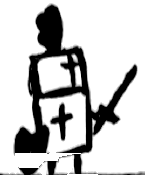
#> input picture assets/units/infantry.png, 145 x 175 px
$ python simplify_sprite.py ../assets/units/infantry.png --out out.png
#> lines starting #> are read from the running program, lines starting #| are printed output that depends on the picture; after the words box and inside, x2 and y2 are one past the last pixel; in counts of white or black regions, pixels touching at a corner belong together
#!/usr/bin/env python3
"""Đơn giản hoá sprite AI (nhiều chi tiết) thành vài mảng màu lớn, viền đen dày, nền trong suốt.

  python3 tools/simplify_sprite.py <ảnh> --out assets/units/infantry.png [--height 160] [--colors 7]
         [--flip] [--team 3,4] [--team-hue blue|red|both] [--preview palette.png]

Các bước:
  1. bỏ nền trắng (flood fill từ mép), cắt sát, thu nhỏ về --height (chống nhiễu ô cờ của AI);
  2. làm mịn giữ cạnh (mean-shift) để các mảng cùng màu hoà vào nhau;
  3. gộp về --colors màu bằng k-means trong không gian Lab;
  4. bỏ đốm: mảnh nhỏ hơn --min-area bị nuốt vào mảng lớn kế bên;
  5. viền đen dày quanh hình bóng.
  --team: các cụm màu (đánh số theo ảnh --preview) sẽ đổi sang màu phe (xanh dương / đỏ), giữ độ sáng.
  --team-hue both sinh luôn hai bản <out>_blue.png và <out>_red.png (tên human_/orc_ nếu dùng --pair).

Yêu cầu: opencv-python-headless, pillow, numpy, scipy.
"""
import argparse, colorsys, os
import numpy as np
import cv2
from PIL import Image
from scipy import ndimage as ndi

INK = np.array([27, 27, 27], np.uint8)
TEAM_HUE = {"blue": 0.60, "red": 0.01}


def remove_bg(rgb, holes=0, checker=False):
    """Bỏ nền nối với mép ảnh. Nền trắng thường; checker=True cho ảnh có ô cờ "giả trong suốt" vẽ sẵn
    (các ô trắng và xám nhạt trung tính). holes>0: bỏ luôn vùng nền kín có diện tích >= holes px."""
    if checker:
        near_white = (rgb.min(2) > 190) & ((rgb.max(2) - rgb.min(2)) < 16)
    else:
        near_white = rgb.min(2) > 235
    lab, n = ndi.label(near_white)
    border = set(np.unique(np.concatenate([lab[0], lab[-1], lab[:, 0], lab[:, -1]]))) - {0}
    bg = np.isin(lab, list(border))
    if holes:
        sizes = ndi.sum(near_white, lab, range(1, n + 1))
        for i, sz in enumerate(sizes, 1):
            if sz >= holes:
                bg |= lab == i
    return ndi.binary_opening(~bg, iterations=1)


def crop_resize(rgb, alpha, height, flip):
    ys, xs = np.where(alpha)
    y0, y1, x0, x1 = ys.min(), ys.max() + 1, xs.min(), xs.max() + 1
    rgb, alpha = rgb[y0:y1, x0:x1], alpha[y0:y1, x0:x1]
    if flip:
        rgb, alpha = rgb[:, ::-1], alpha[:, ::-1]
    s = height / rgb.shape[0]
    w = max(1, int(round(rgb.shape[1] * s)))
    rgb = cv2.resize(rgb, (w, height), interpolation=cv2.INTER_AREA)
    a = cv2.resize(alpha.astype(np.uint8) * 255, (w, height), interpolation=cv2.INTER_AREA) > 127
    return rgb, a


def quantize(rgb, alpha, k, sp=5, sr=16, merge_de=9.0):
    sm = cv2.pyrMeanShiftFiltering(np.ascontiguousarray(rgb), sp=sp, sr=sr)
    lab = cv2.cvtColor(sm, cv2.COLOR_RGB2LAB).astype(np.float32)
    px = lab[alpha]
    crit = (cv2.TERM_CRITERIA_EPS + cv2.TERM_CRITERIA_MAX_ITER, 40, 0.5)
    _, labels, centers = cv2.kmeans(px, k, None, crit, 4, cv2.KMEANS_PP_CENTERS)
    out = np.full(alpha.shape, -1, np.int32)
    out[alpha] = labels.ravel()
    pal = cv2.cvtColor(centers.astype(np.uint8).reshape(1, -1, 3), cv2.COLOR_LAB2RGB).reshape(-1, 3)
    # gộp các cụm gần nhau (ΔE nhỏ): đỡ phí màu cho hai sắc gần đen / gần trắng
    parent = list(range(k))
    for i in range(k):
        for j in range(i + 1, k):
            if np.linalg.norm(centers[i] - centers[j]) < merge_de:
                parent[j] = parent[i]
    remap = {c: n for n, c in enumerate(sorted(set(parent)))}
    out2 = out.copy()
    for old in range(k):
        out2[out == old] = remap[parent[old]]
    keep = sorted(set(parent))
    return out2, pal[keep]


def despeckle(lab, alpha, min_area, passes=2):
    for _ in range(passes):
        # lọc đa số 3x3 để bỏ nhiễu 1px
        mode = lab.copy()
        for c in np.unique(lab[alpha]):
            pass
        k = lab.max() + 1
        cnt = np.stack([ndi.uniform_filter((lab == c).astype(np.float32), 3) for c in range(k)])
        maj = cnt.argmax(0)
        mode[alpha] = maj[alpha]
        lab = mode
        # nuốt mảnh nhỏ vào mảng kế bên
        for c in range(k):
            comp, n = ndi.label(lab == c)
            for i in range(1, n + 1):
                m = comp == i
                if m.sum() >= min_area:
                    continue
                ring = ndi.binary_dilation(m, iterations=2) & ~m & alpha
                if ring.any():
                    vals = lab[ring]
                    lab[m] = np.bincount(vals[vals >= 0]).argmax() if (vals >= 0).any() else c
    return lab


TEAM_RGB = {"blue": (58, 120, 216), "red": (216, 64, 47)}   # đúng màu phe trong game (FACTIONS.fill)


def recolor_team(pal, team_idx, name):
    """Đổi các cụm vải sang màu phe của game. Cụm sáng nhất lấy đúng màu phe, các cụm tối hơn
    giữ tương quan sáng tối (để nếp vải vẫn đọc được)."""
    pal = pal.copy()
    base = np.array(TEAM_RGB[name], float)
    lum = lambda c: 0.299 * c[0] + 0.587 * c[1] + 0.114 * c[2]
    top = max(lum(pal[i]) for i in team_idx)
    for i in team_idx:
        k = min(1.0, (lum(pal[i]) / max(top, 1)) ** 0.8)
        pal[i] = np.clip(base * (0.55 + 0.45 * k), 0, 255).astype(np.uint8)
    return pal


def render(lab, alpha, pal, outline):
    h, w = lab.shape
    img = np.zeros((h, w, 4), np.uint8)
    m = alpha & (lab >= 0)
    img[m, :3] = pal[lab[m]]
    img[m, 3] = 255
    # viền đen dày quanh hình bóng (nở ra ngoài)
    edge = ndi.binary_dilation(alpha, iterations=outline) & ~alpha
    img[edge, :3] = INK
    img[edge, 3] = 255
    return img


def save_preview(path, lab, pal):
    sw = 40
    im = np.full((len(pal) * sw, 120, 3), 255, np.uint8)
    for i, c in enumerate(pal):
        im[i * sw:(i + 1) * sw, :60] = c
    out = Image.fromarray(im)
    from PIL import ImageDraw
    d = ImageDraw.Draw(out)
    for i in range(len(pal)):
        n = int((lab == i).sum())
        d.text((66, i * sw + 12), f"{i}: {n}px", fill=(0, 0, 0))
    out.save(path)


def main():
    ap = argparse.ArgumentParser()
    ap.add_argument("src"); ap.add_argument("--out", required=True)
    ap.add_argument("--height", type=int, default=160)
    ap.add_argument("--colors", type=int, default=11)
    ap.add_argument("--min-area", type=int, default=28)
    ap.add_argument("--outline", type=int, default=2)
    ap.add_argument("--flip", action="store_true")
    ap.add_argument("--team", default="")
    ap.add_argument("--team-hue", default="")
    ap.add_argument("--preview", default="")
    ap.add_argument("--checker", action="store_true", help="ảnh có ô cờ giả trong suốt vẽ sẵn")
    ap.add_argument("--holes", type=int, default=0, help="bỏ vùng trắng kín >= số px này (ảnh gốc)")
    a = ap.parse_args()

    rgb = np.array(Image.open(a.src).convert("RGB"))
#> rgb: shape (175, 145, 3); every value is 0
    alpha = remove_bg(rgb, a.holes, a.checker)
#> in remove_bg, `near_white = rgb.min(2) > 235`: near_white: shape (175, 145) bool; every value is 0
#> in remove_bg, `lab, n = ndi.label(near_white)`: lab: shape (175, 145) int32; every value is 0
#> in remove_bg, `lab, n = ndi.label(near_white)`: n = 0
#> in remove_bg, `border = set(np.unique(np.concatenate([lab[0], lab[-1], lab[:, 0], lab..`: border = 0 items
#> in remove_bg, `return ndi.binary_opening(~bg, iterations=1)`:
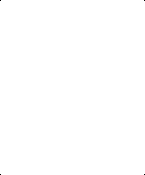
#> returned value: shape (175, 145) bool; 100% white; black in thin lines or dots
    rgb, alpha = crop_resize(rgb, alpha, a.height, a.flip)
#> in crop_resize, `y0, y1, x0, x1 = ys.min(), ys.max() + 1, xs.min(), xs.max() + 1`: y0 = 0; y1 = 175; x0 = 0; x1 = 145
#> in crop_resize, `rgb = cv2.resize(rgb, (w, height), interpolation=cv2.INTER_AREA)`: rgb: shape (160, 133, 3); every value is 0
#> in crop_resize, `a = cv2.resize(alpha.astype(np.uint8) * 255, (w, height), interpolatio..`: a: shape (160, 133) bool; 100% white; black in thin lines or dots
    lab, pal = quantize(rgb, alpha, a.colors)
#> in quantize, `lab = cv2.cvtColor(sm, cv2.COLOR_RGB2LAB).astype(np.float32)`:
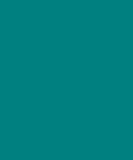
#> lab: shape (160, 133, 3) float32; mean of channels 0, 1, 2 0, 128, 128; drawn as R, G, B
#> in quantize, `_, labels, centers = cv2.kmeans(px, k, None, crit, 4, cv2.KMEANS_PP_CE..`: centers = [[0, 128, 128], [0, 128, 128], [0, 128, 128], [0, 128, 128], [0, 128, 128], [0, 128, 128], [0, 128, 128], [0, 128, 128], [0, 128, 128], [0, 128, 128], [0, 128, 128]]
#> in quantize, `out[alpha] = labels.ravel()`:
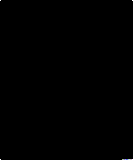
#> out: shape (160, 133) int32; 12 distinct labels, from -1 to 10; one colour per label, 0 black, -1 white
#> in quantize, `pal = cv2.cvtColor(centers.astype(np.uint8).reshape(1, -1, 3), cv2.COL..`: pal = [[0, 0, 0], [0, 0, 0], [0, 0, 0], [0, 0, 0], [0, 0, 0], [0, 0, 0], [0, 0, 0], [0, 0, 0], [0, 0, 0], [0, 0, 0], [0, 0, 0]]
#> after the loop in quantize, `for old in range(k):`: out2: shape (160, 133) int32; values -1 (black) and 0 (white), 100% white; black in thin lines or dots
#> pal = [[0, 0, 0]]
    lab = despeckle(lab, alpha, a.min_area)
#> the loop in despeckle, `for _ in range(passes):` made 2 passes
#> k on passes 1 to 2: 1, 1
    # làm đậm viền đen: các cụm gần đen được ép về mực
    dark = int(np.argmin(pal.sum(1)))
#> dark = 0
    for i in range(len(pal)):
        if pal[i].astype(int).sum() < 120:
            pal[i] = INK
#> this loop made 1 pass
#> after the loop, pal = [[27, 27, 27]]
    team = [int(x) for x in a.team.split(",") if x != ""]
    base, ext = os.path.splitext(a.out)
    os.makedirs(os.path.dirname(os.path.abspath(a.out)), exist_ok=True)
    if a.preview:
        save_preview(a.preview, lab, pal)
    if a.team_hue and team:
        for name in (["blue", "red"] if a.team_hue == "both" else [a.team_hue]):
            p = recolor_team(pal, team, name)
            Image.fromarray(render(lab, alpha, p, a.outline)).save(f"{base}_{name}{ext}")
    Image.fromarray(render(lab, alpha, pal, a.outline)).save(a.out)
#> in render, `img[m, 3] = 255`:
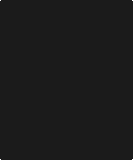
#> img: shape (160, 133, 4); mean of channels 0, 1, 2, 3 27, 27, 27, 255; transparent parts drawn white
#> in render, `edge = ndi.binary_dilation(alpha, iterations=outline) & ~alpha`: edge: shape (160, 133) bool; 0.02% white in thin lines or dots
#> in render, `img[edge, :3] = INK`: img: shape (160, 133, 4); 0.02% of pixels changed, all inside (x1, y1, x2, y2) = (0, 0, 133, 160)
#> in render, `img[edge, 3] = 255`: img: shape (160, 133, 4); mean of channels 0, 1, 2, 3 27, 27, 27, 255
    print(f"{a.src} -> {a.out}  {alpha.shape[1]}x{alpha.shape[0]}  {len(pal)} màu  tối nhất=cụm {dark}")
#| ../assets/units/infantry.png -> out.png  133x160  1 màu  tối nhất=cụm 0


if __name__ == "__main__":
    main()

$ run again, with assets/units/boat.png copied over assets/units/infantry.png
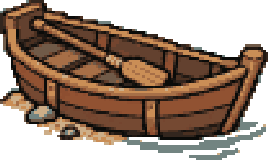
#> input picture assets/units/boat.png, 268 x 160 px
#> near_white: shape (160, 268) bool; 34.1% white; 4 white regions, box (x1, y1, x2, y2) and area: (44, 0, 268, 55) 7493, (0, 62, 268, 160) 6468, (0, 34, 19, 96) 485, (0, 0, 26, 11) 166
#> n = 6
#> border = 4 items
#> bg: shape (160, 268) bool; 33.4% white; 4 white regions, box (x1, y1, x2, y2) and area: (44, 0, 268, 55) 7493, (0, 62, 268, 160) 6158, (0, 34, 19, 96) 485, (0, 0, 26, 11) 166
#> in remove_bg, `return ndi.binary_opening(~bg, iterations=1)`:
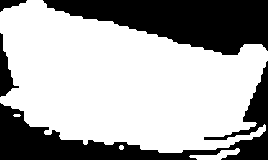
#> returned value: shape (160, 268) bool; 66.4% white; 4 black regions, box (x1, y1, x2, y2) and area: (43, 0, 268, 55) 7519, (0, 61, 268, 160) 6235, (0, 33, 19, 97) 495, (0, 0, 27, 12) 171
#> y0 = 0; y1 = 160; x0 = 0; x1 = 268
#> centers = [[132, 146, 159], [13.76, 129.2, 130.7], [76.88, 140.4, 145], [186, 134, 151.9], [137.2, 121, 127], [162.6, 145, 166.9], [93.16, 141.7, 147.3], [248.1, 127, 128], [57.99, 138, 142], [107.9, 149.9, 157.6], [42.08, 132.1, 136.1]]
#> out: shape (160, 268) int32; 12 distinct labels, from -1 to 10
#> in quantize, `pal = cv2.cvtColor(centers.astype(np.uint8).reshape(1, -1, 3), cv2.COL..`: pal = [[164, 110, 72], [20, 16, 13], [95, 63, 44], [202, 174, 136], [114, 132, 130], [200, 142, 86], [115, 77, 56], [245, 248, 247], [72, 48, 34], [143, 84, 52], [50, 38, 30]]
#> the loop in despeckle, `for _ in range(passes):` made 2 passes
#> k on passes 1 to 2: 11, 11
#> dark = 1
#> the loop in main, `for i in range(len(pal)):` made 11 passes
#> after the loop in main, `for i in range(len(pal)):`: pal = [[164, 110, 72], [27, 27, 27], [95, 63, 44], [202, 174, 136], [114, 132, 130], [200, 142, 86], [115, 77, 56], [245, 248, 247], [72, 48, 34], [143, 84, 52], [27, 27, 27]]
#> edge: shape (160, 268) bool; 4.4% white in thin lines or dots
#> in render, `img[edge, 3] = 255`:
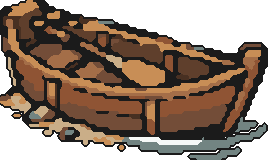
#> img: shape (160, 268, 4); mean of channels 0, 1, 2, 3 73.5, 55.1, 41.1, 180.5; transparent parts drawn white
#| ../assets/units/infantry.png -> out.png  268x160  11 màu  tối nhất=cụm 1
